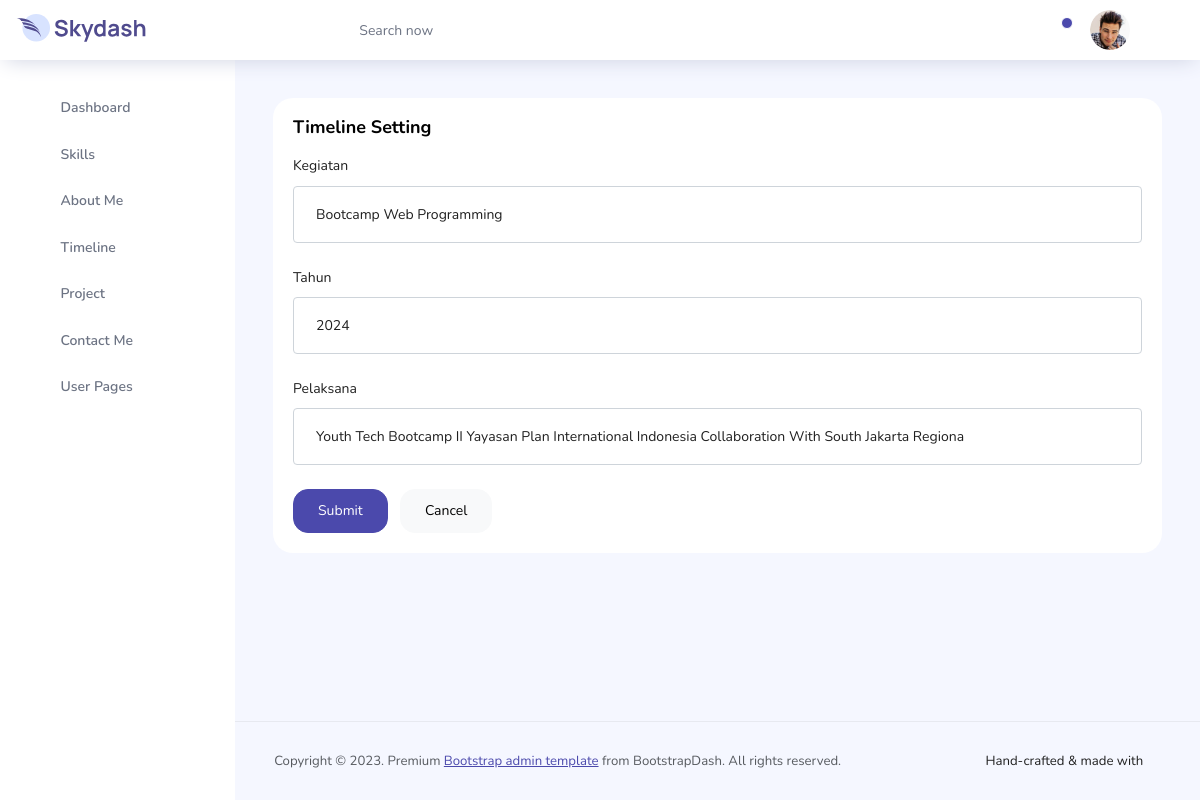
The page /admin/timeline_add.php?edit=5 on the database its author committed.
### tables this page shows
CREATE TABLE `timeline` (
  `id` int(11) NOT NULL,
  `kegiatan` varchar(100) NOT NULL,
  `tahun` varchar(10) NOT NULL,
  `pelaksana` varchar(100) NOT NULL,
  `created_at` timestamp NOT NULL DEFAULT current_timestamp(),
  `updated_at` timestamp NOT NULL DEFAULT current_timestamp() ON UPDATE current_timestamp()
);

### admin/timeline_add.php (the view, shortened to what this page needs)
<?php
include '../conn.php';
$id = isset($_GET['edit']) ? $_GET['edit'] : '';
$editUser = mysqli_query($conn, "SELECT * FROM timeline WHERE id= '$id'");
$rowEdit = mysqli_fetch_assoc($editUser);
?>
<!DOCTYPE html>
<html lang="en">
<head>
    <link rel="stylesheet" href="assets/vendors/feather/feather.css">
    <link rel="stylesheet" href="assets/vendors/ti-icons/css/themify-icons.css">
    <link rel="stylesheet" href="assets/vendors/css/vendor.bundle.base.css">
    <link rel="stylesheet" href="assets/vendors/font-awesome/css/font-awesome.min.css">
    <link rel="stylesheet" href="assets/vendors/mdi/css/materialdesignicons.min.css">
    <link rel="stylesheet" href="assets/css/style.css">
</head>
<body>
    <div class="container-scroller">
        <?php include 'inc/header.php'; ?>
        <div class="container-fluid page-body-wrapper">
            <?php include 'inc/sidebar.php'; ?>
            <div class="main-panel">
                <div class="content-wrapper">
                    <div class="row">
                        <div class="col-12 grid-margin stretch-card">
                            <div class="card">
                                <div class="card-body">
                                    <h4 class="card-title">Timeline Setting</h4>
                                    <form class="forms-sample" method="POST">
                                        <div class="form-group">
                                            <label for="exampleInputName1">Kegiatan</label>
                                            <input type="text" class="form-control" name="kegiatan" id="exampleInputName1" placeholder="Tulis Kegiatan" value="<?php echo isset($_GET['edit']) ? $rowEdit['kegiatan'] : '' ?>">
                                        </div>
                                        <div class="form-group">
                                            <label for="exampleInputEmail3">Tahun</label>
                                            <input type="text" class="form-control" name="tahun" id="exampleInputEmail3" placeholder="Tahun Kegiatan" value="<?php echo isset($_GET['edit']) ? $rowEdit['tahun'] : '' ?>">
                                        </div>
                                        <div class="form-group">
                                            <label for="exampleInputPassword4">Pelaksana</label>
                                            <input type="text" class="form-control" name="pelaksana" id="exampleInputPassword4" placeholder="Pelaksana Kegiatan" value="<?php echo isset($_GET['edit']) ? $rowEdit['pelaksana'] : '' ?>">
                                        </div>
                                        <button type="submit" name="<?php echo isset($_GET['edit']) ? 'edit' : 'tambah' ?>" class="btn btn-primary me-2">Submit</button>
                                        <button class="btn btn-light">Cancel</button>
                                    </form>
                                </div>
                            </div>
                        </div>
                    </div>
                </div>
                <?php include 'inc/footer.php'; ?>
            </div>
        </div>
    </div>
</body>
</html>

### rows shown on the page
timeline: kegiatan "Bootcamp Web Programming", tahun "2024", pelaksana "Youth Tech Bootcamp II Yayasan Plan International Indonesia Collaboration With South Jakarta Regiona"
